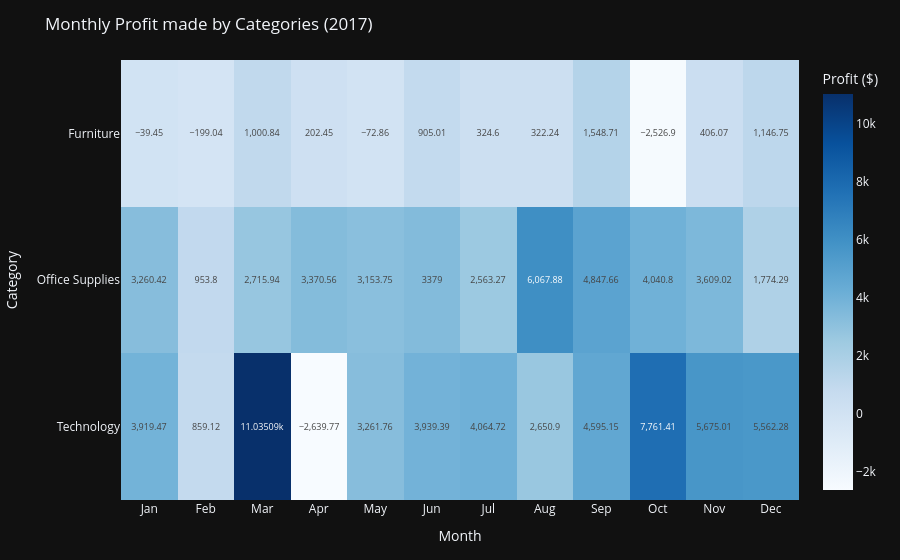

Notebook cell for this chart:
### Code cell
# ✅ Ensure month order: Jan → Dec
month_order = ["Jan", "Feb", "Mar", "Apr", "May", "Jun",
               "Jul", "Aug", "Sep", "Oct", "Nov", "Dec"]

df_2017["Month_Name"] = pd.Categorical(
    df_2017["Month_Name"],
    categories=month_order,
    ordered=True
)

# ✅ Aggregate profit by Category × Month
heat_data = (
    df_2017.groupby(["Category", "Month_Name"], as_index=False)["Profit"]
    .sum()
)

# Pivot to heatmap matrix
heat_matrix = heat_data.pivot(index="Category", columns="Month_Name", values="Profit")

# ✅ Plot Heatmap
fig = px.imshow(
    heat_matrix,
    text_auto=True,
    aspect="auto",
    color_continuous_scale="Blues",
    labels=dict(color="Total Profit ($)"),
    title="Monthly Profit made by Categories (2017)",
)

fig.update_layout(
    # width=950,
    # height=350,
    xaxis_title="Month",
    yaxis_title="Category",
    margin=dict(l=60, r=40, t=60, b=60),
    coloraxis_colorbar=dict(title="Profit ($)")
)
fig.show()

### Figure 1 — Plotly figure (JSON) as saved in the notebook; plotly's stock layout.template omitted (floating-point values rounded to 4 significant figures)
{"data": [{"coloraxis": "coloraxis", "name": "0", "texttemplate": "%{z}", "x": ["Jan", "Feb", "Mar", "Apr", "May", "Jun", "Jul", "Aug", "Sep", "Oct", "Nov", "Dec"], "y": ["Furniture", "Office Supplies", "Technology"], "z": [[-39.45, -199.0, 1001.0, 202.4, -72.86, 905.0, 324.6, 322.2, 1549.0, -2527.0, 406.1, 1147.0], [3260.0, 953.8, 2716.0, 3371.0, 3154.0, 3379.0, 2563.0, 6068.0, 4848.0, 4041.0, 3609.0, 1774.0], [3919.0, 859.1, 11040.0, -2640.0, 3262.0, 3939.0, 4065.0, 2651.0, 4595.0, 7761.0, 5675.0, 5562.0]], "type": "heatmap", "xaxis": "x", "yaxis": "y", "hovertemplate": "Month_Name: %{x}<br>Category: %{y}<br>Total Profit ($): %{z}<extra></extra>"}], "layout": {"xaxis": {"anchor": "y", "domain": [0.0, 1.0], "title": {"text": "Month"}}, "yaxis": {"anchor": "x", "domain": [0.0, 1.0], "autorange": "reversed", "title": {"text": "Category"}}, "coloraxis": {"colorbar": {"title": {"text": "Profit ($)"}}, "colorscale": [[0.0, "rgb(247,251,255)"], [0.125, "rgb(222,235,247)"], [0.25, "rgb(198,219,239)"], [0.375, "rgb(158,202,225)"], [0.5, "rgb(107,174,214)"], [0.625, "rgb(66,146,198)"], [0.75, "rgb(33,113,181)"], [0.875, "rgb(8,81,156)"], [1.0, "rgb(8,48,107)"]]}, "title": {"text": "Monthly Profit made by Categories (2017)"}, "margin": {"l": 60, "r": 40, "t": 60, "b": 60}}}
